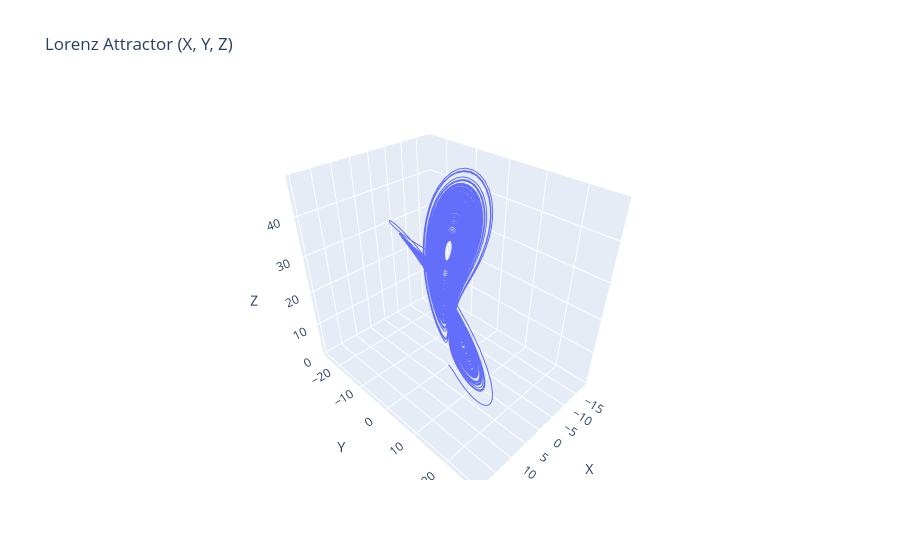
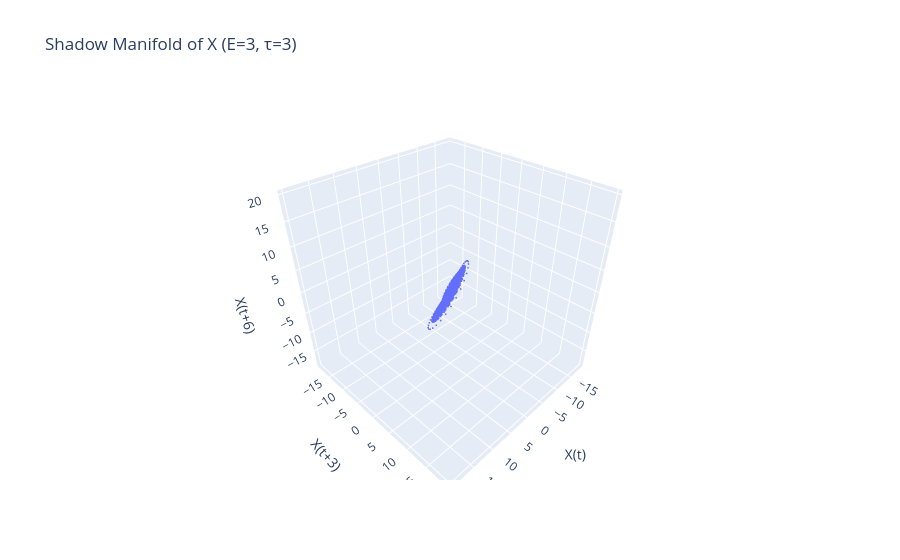
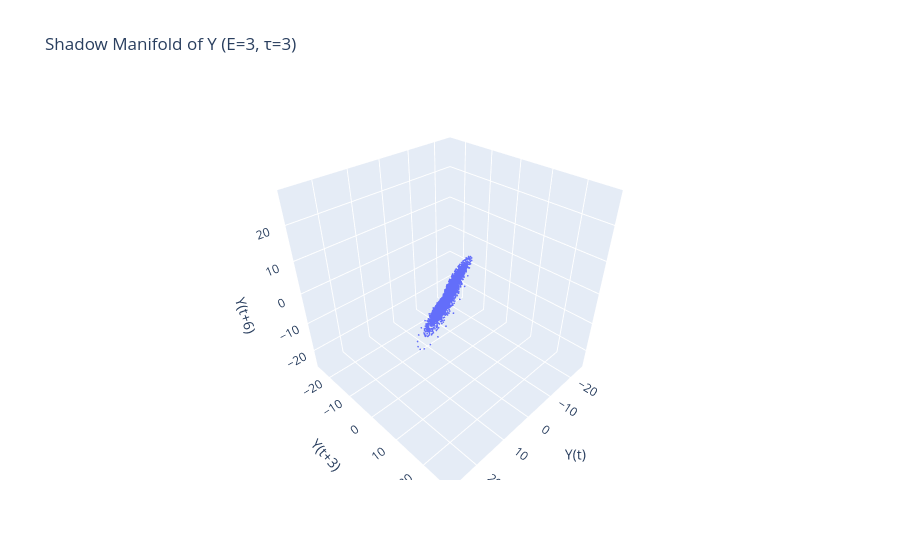

These figures' notebook cell, in order:
### Markdown cell above
# Demostration of shadow manifold

### Code cell
import numpy as np
from scipy.integrate import solve_ivp
import plotly.graph_objs as go

# 1) Define the Lorenz system
def lorenz(t, state, sigma=10.0, rho=28.0, beta=8/3):
    x, y, z = state
    return [
        sigma * (y - x),
        x * (rho - z) - y,
        x * y - beta * z
    ]

# 2) Integrate from t = 0 to 200 with small time step
t_span = (0, 200)
dt = 0.01
t_eval = np.arange(t_span[0], t_span[1], dt)
init_state = [1.0, 1.0, 1.0]
sol = solve_ivp(lorenz, t_span, init_state, t_eval=t_eval)
x, y, z = sol.y

# 3) Takens embedding function
def embed(ts, E, tau):
    N = len(ts)
    M = N - (E - 1) * tau
    emb = np.zeros((M, E))
    for i in range(E):
        emb[:, i] = ts[i * tau : i * tau + M]
    return emb

# Embedding parameters
E   = 3
tau = 3  # change this to whatever you like

emb_x = embed(x, E, tau)
emb_y = embed(y, E, tau)

# 4) Plot Lorenz attractor
fig1 = go.Figure(
    go.Scatter3d(x=x, y=y, z=z, mode='lines', line=dict(width=2))
)
fig1.update_layout(
    title='Lorenz Attractor (X, Y, Z)',
    scene=dict(xaxis_title='X', yaxis_title='Y', zaxis_title='Z')
)
fig1.show()

# -------------------------------------------------------------------
# 5) Plot shadow manifold of X with dynamic title & axis‐labels
# -------------------------------------------------------------------

# generate labels of the form X(t), X(t+τ), X(t+2τ), …, X(t+(E−1)τ)
x_labels = [
    f'X(t+{i*tau})' if i>0 else 'X(t)'
    for i in range(E)
]

fig2 = go.Figure(
    go.Scatter3d(
        x=emb_x[:, 0], 
        y=emb_x[:, 1], 
        z=emb_x[:, 2],
        mode='markers', 
        marker=dict(size=1)
    )
)
fig2.update_layout(
    title=f'Shadow Manifold of X (E={E}, τ={tau})',
    scene=dict(
        xaxis_title=x_labels[0],
        yaxis_title=x_labels[1],
        zaxis_title=x_labels[2]
    )
)
fig2.show()

# -------------------------------------------------------------------
# 6) Plot shadow manifold of Y with dynamic title & axis‐labels
# -------------------------------------------------------------------

# similarly for Y
y_labels = [
    f'Y(t+{i*tau})' if i>0 else 'Y(t)'
    for i in range(E)
]

fig3 = go.Figure(
    go.Scatter3d(
        x=emb_y[:, 0],
        y=emb_y[:, 1],
        z=emb_y[:, 2],
        mode='markers',
        marker=dict(size=1)
    )
)
fig3.update_layout(
    title=f'Shadow Manifold of Y (E={E}, τ={tau})',
    scene=dict(
        xaxis_title=y_labels[0],
        yaxis_title=y_labels[1],
        zaxis_title=y_labels[2]
    )
)
fig3.show()

### Figure 1 — Plotly figure (JSON) as saved in the notebook; plotly's stock layout.template omitted (floating-point values rounded to 4 significant figures; data arrays with more than 128 entries replaced by an {"elided": "..."} marker saying what was removed)
{"data": [{"line": {"width": 2}, "mode": "lines", "type": "scatter3d", "x": {"elided": "20000 float values"}, "y": {"elided": "20000 float values"}, "z": {"elided": "20000 float values"}}], "layout": {"scene": {"xaxis": {"title": {"text": "X"}}, "yaxis": {"title": {"text": "Y"}}, "zaxis": {"title": {"text": "Z"}}}, "title": {"text": "Lorenz Attractor (X, Y, Z)"}}}

### Figure 2 — Plotly figure (JSON) as saved in the notebook; plotly's stock layout.template omitted (floating-point values rounded to 4 significant figures; data arrays with more than 128 entries replaced by an {"elided": "..."} marker saying what was removed)
{"data": [{"marker": {"size": 1}, "mode": "markers", "type": "scatter3d", "x": {"elided": "19994 float values"}, "y": {"elided": "19994 float values"}, "z": {"elided": "19994 float values"}}], "layout": {"scene": {"xaxis": {"title": {"text": "X(t)"}}, "yaxis": {"title": {"text": "X(t+3)"}}, "zaxis": {"title": {"text": "X(t+6)"}}}, "title": {"text": "Shadow Manifold of X (E=3, τ=3)"}}}

### Figure 3 — Plotly figure (JSON) as saved in the notebook; plotly's stock layout.template omitted (floating-point values rounded to 4 significant figures; data arrays with more than 128 entries replaced by an {"elided": "..."} marker saying what was removed)
{"data": [{"marker": {"size": 1}, "mode": "markers", "type": "scatter3d", "x": {"elided": "19994 float values"}, "y": {"elided": "19994 float values"}, "z": {"elided": "19994 float values"}}], "layout": {"scene": {"xaxis": {"title": {"text": "Y(t)"}}, "yaxis": {"title": {"text": "Y(t+3)"}}, "zaxis": {"title": {"text": "Y(t+6)"}}}, "title": {"text": "Shadow Manifold of Y (E=3, τ=3)"}}}
